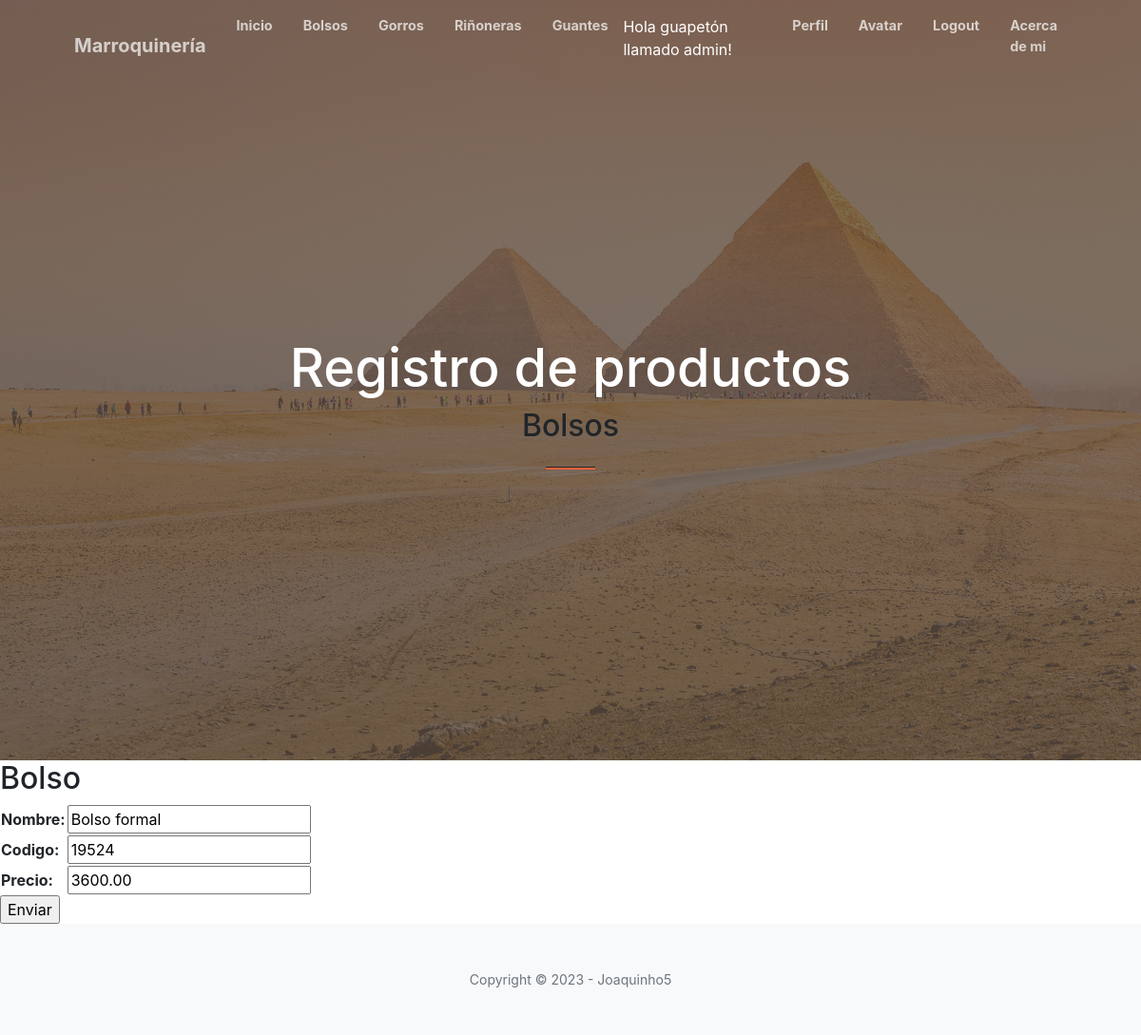
Page /updateBolso/4/ (signed in) on the earlier database version.
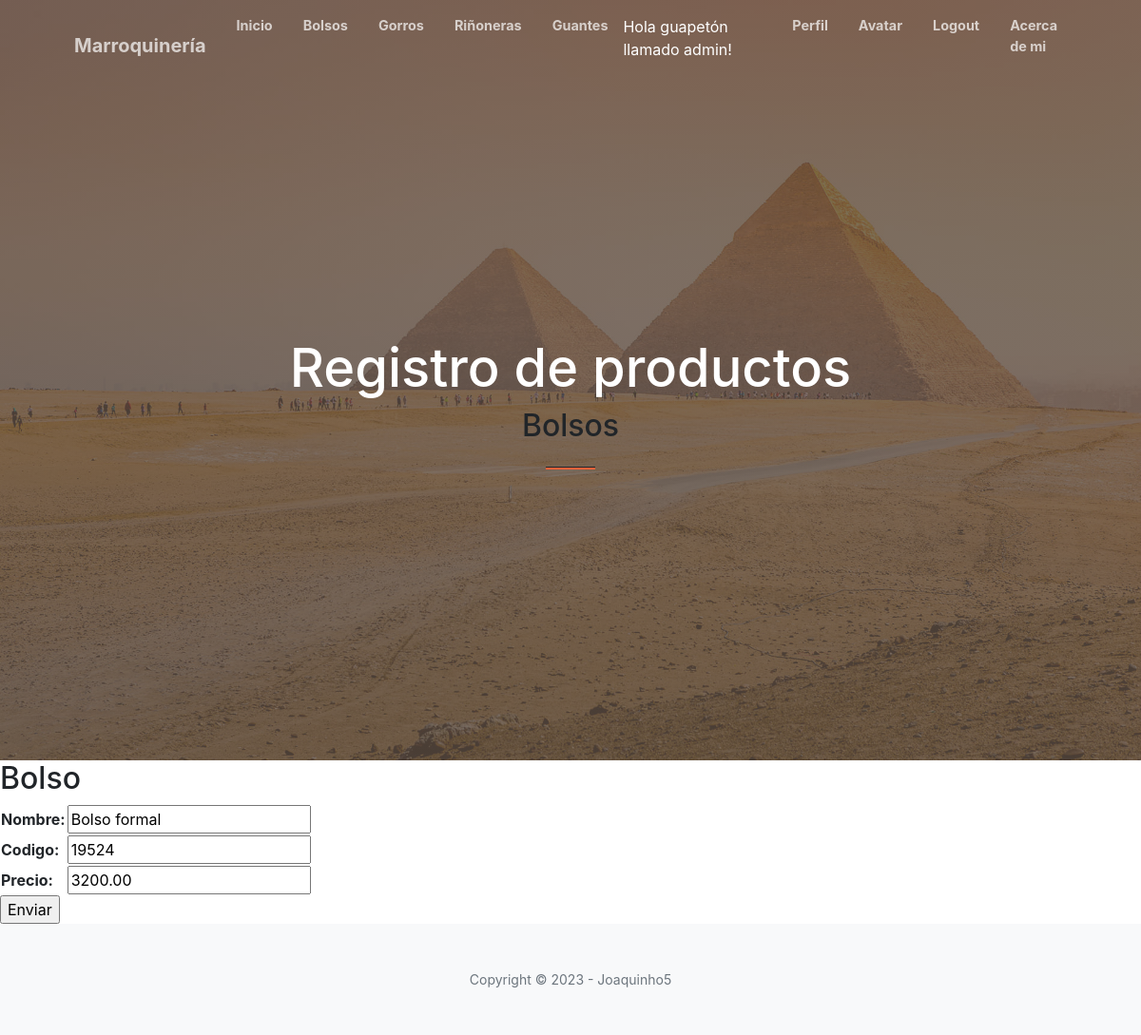
Same page on the later database version.
### aplicacion/models.py (models this page shows, shortened)
class Bolso(models.Model):
    nombre = models.CharField(max_length=200)
    codigo = models.CharField(max_length=200)
    precio = models.DecimalField(max_digits=10, decimal_places=2)

### aplicacion/views.py (the view)
# urls.py: path('updateBolso/<id_bolso>/', updateBolso, name="updateBolso"),
@login_required
def updateBolso(request, id_bolso):
    bolso = Bolso.objects.get(id=id_bolso)
    if request.method == "POST":
        miForm = BolsoForm(request.POST)
        if miForm.is_valid():
            bolso.nombre = miForm.cleaned_data.get('nombre')
            bolso.codigo = miForm.cleaned_data.get('codigo')
            bolso.precio = miForm.cleaned_data.get('precio')
            bolso.save()
            return redirect(reverse_lazy('bolso'))
    else:
        miForm = BolsoForm(initial={
            'nombre': bolso.nombre,
            'codigo': bolso.codigo,
            'precio': bolso.precio,
        })
    return render(request, "aplicacion/bolsoForm.html", {'form': miForm})

### aplicacion/forms.py
class BolsoForm(forms.Form):
    nombre = forms.CharField(max_length=200, required=True)
    codigo = forms.CharField(max_length=200, required=True)
    precio = forms.DecimalField(max_digits=10, decimal_places=2, required=True)

### aplicacion/templates/aplicacion/bolsoForm.html (shortened to what this page needs)
{% extends 'aplicacion/base.html' %}
{% load static %}
{% block titulo %}Bolsos{% endblock titulo %}
{% block contenido %}
    <h2>Bolso</h2>
    <form action="" method="POST">
        <table>
            {{ form.as_table }}
        </table>
        <input type="submit" value="Enviar">
    </form>
{% endblock contenido %}

Differences in the rows shown:
changed Bolso "Bolso formal": precio "3600.00" → "3200.00"
